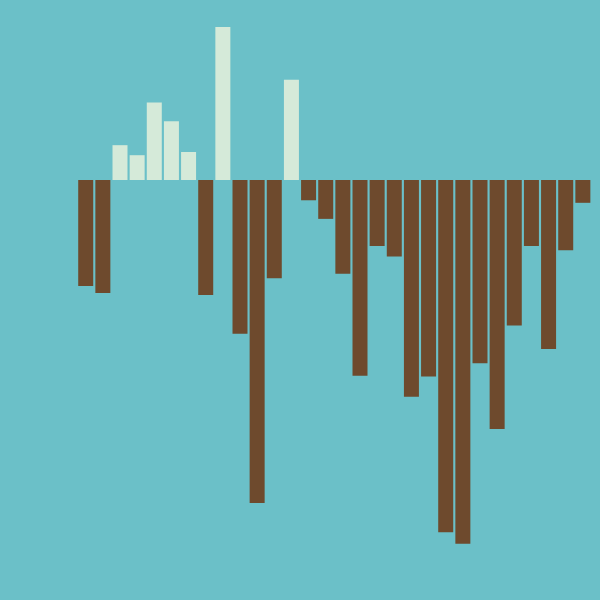

Notebook source saved alongside this figure:
### Markdown cell above
### Abstraction: Only showing difference between reported and measured data
In the spirit of creating little pictures the chart is broken down to the simple message "what is the delta between observed and reported CO2 emissions?"
The resulting chart is meant to be further processed in vector editing tools.

### Code cell
# create chart
chart = alt.Chart(df_viz).mark_bar(opacity=1, size=15).encode(
    x = alt.X('year', title=None, axis=None),
    y = alt.Y('difference:Q', title=None, axis=None),
    color=alt.condition(
        alt.datum.difference > 0,
        alt.value("#D5EAD9"),  # positive color
        alt.value("#6E4A2D")  # negative color
    ),
    tooltip=['year', 'difference']
).properties(
    width=600,
    height=600
).configure(
    padding={"left": 0, "top": 0, "right": 0, "bottom": 0},
    background='#6BC0C8'
).configure_view(
    strokeWidth=0
).configure_axis(
    grid=False
)

chart

### Figure 1 — Vega-Lite specification as saved in the notebook (floating-point values rounded to 4 significant figures)
{"config": {"view": {"continuousWidth": 400, "continuousHeight": 300, "strokeWidth": 0}, "axis": {"grid": false}, "background": "#6BC0C8", "padding": {"left": 0, "top": 0, "right": 0, "bottom": 0}}, "data": {"name": "data-13ecf5f81d7619a4b33ef7cd2fce92d3"}, "mark": {"type": "bar", "opacity": 1, "size": 15}, "encoding": {"color": {"condition": {"value": "#D5EAD9", "test": "(datum.difference > 0)"}, "value": "#6E4A2D"}, "tooltip": [{"field": "year", "type": "quantitative"}, {"field": "difference", "type": "quantitative"}], "x": {"axis": null, "field": "year", "title": null, "type": "quantitative"}, "y": {"axis": null, "field": "difference", "title": null, "type": "quantitative"}}, "height": 600, "width": 600, "$schema": "https://vega.github.io/schema/vega-lite/v4.17.0.json", "datasets": {"data-13ecf5f81d7619a4b33ef7cd2fce92d3": [{"party": "AUS", "year": 1990, "inversion_median": -42.26, "inversion_min": -280.9, "inversion_max": -37.11, "national_inventory": 46.1, "difference": -88.37}, {"party": "AUS", "year": 1991, "inversion_median": -51.73, "inversion_min": -153.1, "inversion_max": 84.36, "national_inventory": 42.37, "difference": -94.1}, {"party": "AUS", "year": 1992, "inversion_median": 53.68, "inversion_min": 53.25, "inversion_max": 192.5, "national_inventory": 24.65, "difference": 29.02}, {"party": "AUS", "year": 1993, "inversion_median": 39.6, "inversion_min": -42.38, "inversion_max": 1017.0, "national_inventory": 18.94, "difference": 20.67}, {"party": "AUS", "year": 1994, "inversion_median": 83.29, "inversion_min": -173.9, "inversion_max": 129.2, "national_inventory": 18.63, "difference": 64.66}, {"party": "AUS", "year": 1995, "inversion_median": 59.75, "inversion_min": -52.53, "inversion_max": 77.92, "national_inventory": 10.8, "difference": 48.96}, {"party": "AUS", "year": 1996, "inversion_median": 32.47, "inversion_min": -28.68, "inversion_max": 61.1, "national_inventory": 9.119, "difference": 23.35}, {"party": "AUS", "year": 1997, "inversion_median": -87.62, "inversion_min": -297.9, "inversion_max": 372.2, "national_inventory": 8.176, "difference": -95.8}, {"party": "AUS", "year": 1998, "inversion_median": 132.1, "inversion_min": -197.9, "inversion_max": 350.0, "national_inventory": 4.592, "difference": 127.5}, {"party": "AUS", "year": 1999, "inversion_median": -121.4, "inversion_min": -263.2, "inversion_max": 146.9, "national_inventory": 6.811, "difference": -128.2}, {"party": "AUS", "year": 2000, "inversion_median": -260.0, "inversion_min": -510.6, "inversion_max": -80.05, "national_inventory": 9.186, "difference": -269.2}, {"party": "AUS", "year": 2001, "inversion_median": -66.09, "inversion_min": -272.8, "inversion_max": 51.9, "national_inventory": 15.69, "difference": -81.78}, {"party": "AUS", "year": 2002, "inversion_median": 96.71, "inversion_min": -110.5, "inversion_max": 359.7, "national_inventory": 13.06, "difference": 83.64}, {"party": "AUS", "year": 2003, "inversion_median": -0.642, "inversion_min": -205.9, "inversion_max": 412.8, "national_inventory": 16.26, "difference": -16.9}, {"party": "AUS", "year": 2004, "inversion_median": -19.79, "inversion_min": -385.4, "inversion_max": 94.77, "national_inventory": 12.61, "difference": -32.39}, {"party": "AUS", "year": 2005, "inversion_median": -59.21, "inversion_min": -188.0, "inversion_max": 389.3, "national_inventory": 18.83, "difference": -78.04}, {"party": "AUS", "year": 2006, "inversion_median": -145.5, "inversion_min": -412.7, "inversion_max": 238.3, "national_inventory": 17.58, "difference": -163.1}, {"party": "AUS", "year": 2007, "inversion_median": -33.91, "inversion_min": -138.9, "inversion_max": 81.64, "national_inventory": 21.01, "difference": -54.92}, {"party": "AUS", "year": 2008, "inversion_median": -47.15, "inversion_min": -273.1, "inversion_max": 31.88, "national_inventory": 16.53, "difference": -63.68}, {"party": "AUS", "year": 2009, "inversion_median": -164.8, "inversion_min": -291.7, "inversion_max": -57.45, "national_inventory": 15.89, "difference": -180.7}, {"party": "AUS", "year": 2010, "inversion_median": -151.6, "inversion_min": -472.2, "inversion_max": -73.51, "national_inventory": 12.23, "difference": -163.8}, {"party": "AUS", "year": 2011, "inversion_median": -289.5, "inversion_min": -577.1, "inversion_max": -160.1, "national_inventory": 4.147, "difference": -293.6}, {"party": "AUS", "year": 2012, "inversion_median": -302.6, "inversion_min": -875.2, "inversion_max": 26.59, "national_inventory": 0.5858, "difference": -303.2}, {"party": "AUS", "year": 2013, "inversion_median": -153.0, "inversion_min": -422.2, "inversion_max": 276.6, "national_inventory": -0.2981, "difference": -152.7}, {"party": "AUS", "year": 2014, "inversion_median": -209.5, "inversion_min": -257.9, "inversion_max": 66.44, "national_inventory": -1.974, "difference": -207.5}, {"party": "AUS", "year": 2015, "inversion_median": -125.9, "inversion_min": -441.2, "inversion_max": 305.3, "national_inventory": -4.593, "difference": -121.3}, {"party": "AUS", "year": 2016, "inversion_median": -65.8, "inversion_min": -323.0, "inversion_max": 189.1, "national_inventory": -10.79, "difference": -55.01}, {"party": "AUS", "year": 2017, "inversion_median": -154.4, "inversion_min": -486.7, "inversion_max": -42.17, "national_inventory": -13.63, "difference": -140.8}, {"party": "AUS", "year": 2018, "inversion_median": -68.63, "inversion_min": -322.3, "inversion_max": 317.1, "national_inventory": -10.05, "difference": -58.58}, {"party": "AUS", "year": 2019, "inversion_median": -29.92, "inversion_min": -325.8, "inversion_max": 272.5, "national_inventory": -10.91, "difference": -19.01}]}}
